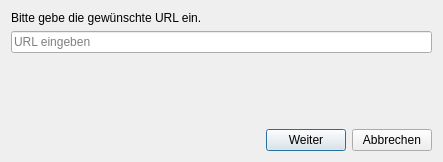
<?xml version="1.0" encoding="UTF-8"?>
<ui version="4.0">
 <class>downloadDialog</class>
 <widget class="QDialog" name="downloadDialog">
  <property name="geometry">
   <rect>
    <x>0</x>
    <y>0</y>
    <width>443</width>
    <height>162</height>
   </rect>
  </property>
  <property name="windowTitle">
   <string>Download</string>
  </property>
  <layout class="QVBoxLayout" name="verticalLayout_2">
   <item>
    <layout class="QVBoxLayout" name="verticalLayout">
     <item>
      <widget class="QLabel" name="label_anweisung">
       <property name="text">
        <string>Bitte gebe die gewünschte URL ein.</string>
       </property>
      </widget>
     </item>
     <item>
      <layout class="QHBoxLayout" name="horizontalLayout_2">
       <item>
        <widget class="QLineEdit" name="lineEdit_url">
         <property name="toolTip">
          <string/>
         </property>
         <property name="text">
          <string/>
         </property>
         <property name="placeholderText">
          <string>URL eingeben</string>
         </property>
        </widget>
       </item>
      </layout>
     </item>
    </layout>
   </item>
   <item>
    <spacer name="verticalSpacer">
     <property name="orientation">
      <enum>Qt::Vertical</enum>
     </property>
     <property name="sizeHint" stdset="0">
      <size>
       <width>20</width>
       <height>33</height>
      </size>
     </property>
    </spacer>
   </item>
   <item>
    <layout class="QHBoxLayout" name="horizontalLayout_3">
     <item>
      <spacer name="horizontalSpacer">
       <property name="orientation">
        <enum>Qt::Horizontal</enum>
       </property>
       <property name="sizeHint" stdset="0">
        <size>
         <width>40</width>
         <height>20</height>
        </size>
       </property>
      </spacer>
     </item>
     <item>
      <layout class="QHBoxLayout" name="horizontalLayout">
       <item>
        <widget class="QPushButton" name="pushButton_weiter">
         <property name="text">
          <string>Weiter</string>
         </property>
        </widget>
       </item>
       <item>
        <widget class="QPushButton" name="pushButton_abbrechen">
         <property name="text">
          <string>Abbrechen</string>
         </property>
        </widget>
       </item>
      </layout>
     </item>
    </layout>
   </item>
  </layout>
 </widget>
 <resources/>
 <connections/>
</ui>
